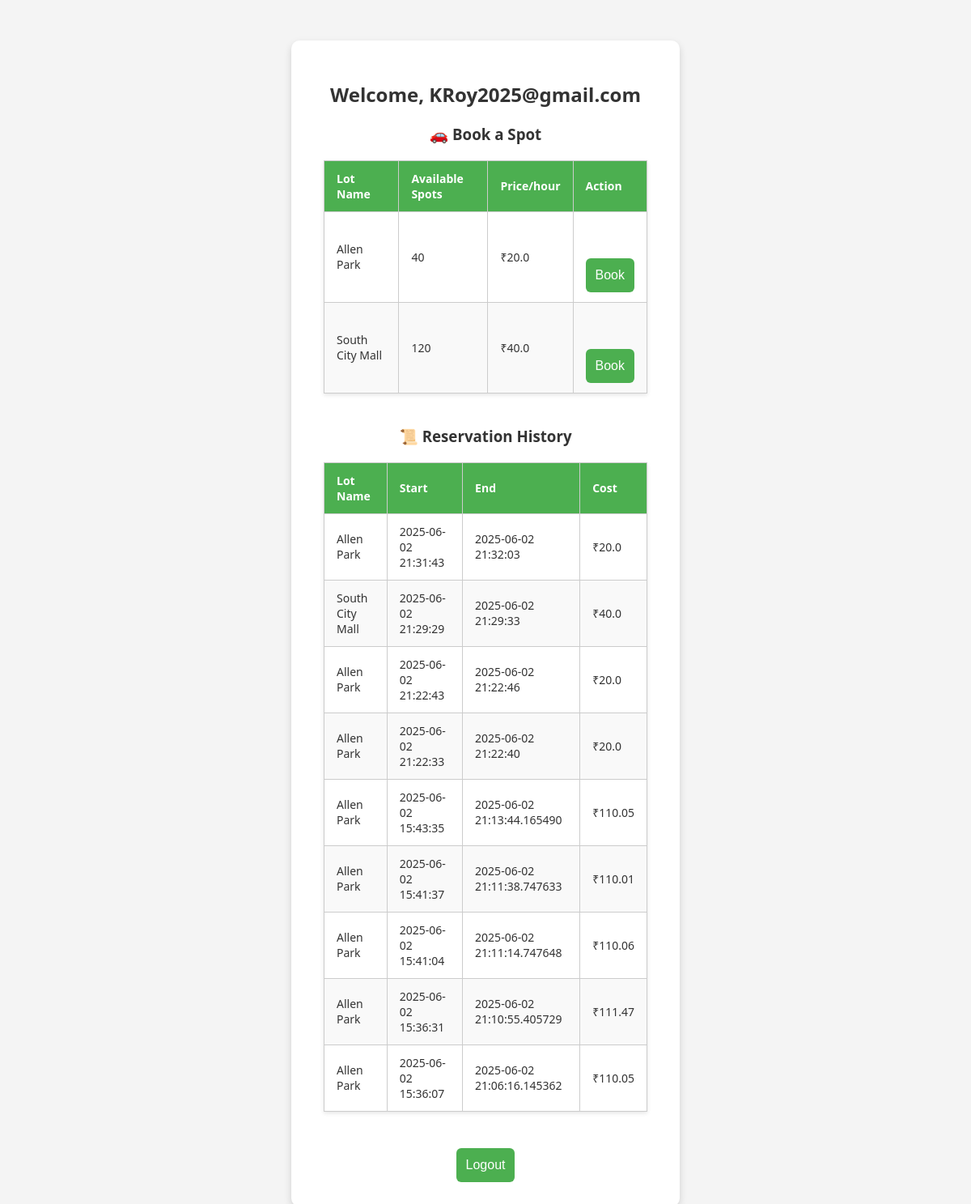
Screenshot of /user/dashboard (signed in) with the database file from the repository.
### tables this page shows
CREATE TABLE Parking_lot (
    id INTEGER PRIMARY KEY AUTOINCREMENT,
    name TEXT NOT NULL,
    price_per_hour REAL NOT NULL,
    address TEXT,
    pin_code TEXT,
    max_spots INTEGER NOT NULL,
    created_at TIMESTAMP DEFAULT CURRENT_TIMESTAMP
);

CREATE TABLE Reservation (
    id INTEGER PRIMARY KEY AUTOINCREMENT,
    spot_id INTEGER NOT NULL,
    user_id INTEGER NOT NULL,
    parking_timestamp TIMESTAMP DEFAULT CURRENT_TIMESTAMP,
    leaving_timestamp TIMESTAMP,
    parking_cost REAL,
    FOREIGN KEY (spot_id) REFERENCES Parking_spot(id),
    FOREIGN KEY (user_id) REFERENCES Users(id)
);

### app.py (the view)
@app.route('/user/dashboard')
def user_dashboard():
    if session.get('role') != 'user':
        return redirect('/login')
    user_id = session.get('user_id')
    conn = get_db_connection()
    reservation = conn.execute('''
        SELECT R.*, P.lot_id, L.name AS lot_name
        FROM Reservation R
        JOIN Parking_spot P ON R.spot_id = P.id
        JOIN Parking_lot L ON P.lot_id = L.id
        WHERE R.user_id = ? AND R.leaving_timestamp IS NULL
    ''', (user_id,)).fetchone()
    lots = conn.execute('SELECT * FROM parking_lot').fetchall()
    spot_availability = {}
    for lot in lots:
        available = conn.execute('''
            SELECT COUNT(*) FROM parking_spot
            WHERE lot_id = ? AND status = 'A'
        ''', (lot['id'],)).fetchone()[0]
        spot_availability[lot['id']] = available
    history = conn.execute('''
        SELECT R.*, P.lot_id, L.name AS lot_name
        FROM Reservation R
        JOIN Parking_spot P ON R.spot_id = P.id
        JOIN Parking_lot L ON P.lot_id = L.id
        WHERE R.user_id = ? AND R.leaving_timestamp IS NOT NULL
        ORDER BY R.parking_timestamp DESC
    ''', (user_id,)).fetchall()
    conn.close()
    return render_template('user_dashboard.html',
                           username=session.get('username'),
                           lots=lots,
                           spot_availability=spot_availability,
                           reservation=reservation,
                           history=history)

### app.py (called while the page is built)
def get_db_connection():
    conn = sqlite3.connect('database/parking.db')
    conn.row_factory = sqlite3.Row
    return conn

### templates/user_dashboard.html (shortened to what this page needs)
<!DOCTYPE html>
<html>
<head>
    <link rel="stylesheet" href="{{ url_for('static', filename='styles.css') }}">
</head>
<body>
<div class="container">
    <h2>Welcome, {{ username }}</h2>
    {% if reservation %}
        <h3>🔒 Active Reservation</h3>
        <p><strong>Lot:</strong> {{ reservation['lot_name'] }}</p>
        <p><strong>Spot ID:</strong> {{ reservation['spot_id'] }}</p>
        <p><strong>Start Time:</strong> {{ reservation['parking_timestamp'] or "Not started yet" }}</p>
        <div style="margin-top: 20px;">
            {% if reservation['parking_timestamp'] %}
                <a href="/user/release"><button>Release Spot</button></a>
            {% else %}
                <a href="/user/occupy"><button>Mark as Occupied</button></a>
            {% endif %}
        </div>
    {% else %}
        <h3>🚗 Book a Spot</h3>
        <table class="data-table">
            <thead>
                <tr>
                    <th>Lot Name</th>
                    <th>Available Spots</th>
                    <th>Price/hour</th>
                    <th>Action</th>
                </tr>
            </thead>
            <tbody>
                {% for lot in lots %}
                <tr>
                    <td>{{ lot['name'] }}</td>
                    <td>{{ spot_availability[lot['id']] }}</td>
                    <td>₹{{ lot['price_per_hour'] }}</td>
                    <td>
                        {% if spot_availability[lot['id']] > 0 %}
                        <a href="{{ url_for('reserve_spot', lot_id=lot['id']) }}"><button>Book</button></a>
                        {% else %}
                        <span>Unavailable</span>
                        {% endif %}
                    </td>
                </tr>
                {% endfor %}
            </tbody>
        </table>
    {% endif %}
    <h3 style="margin-top: 40px;">📜 Reservation History</h3>
    {% if history %}
    <table class="data-table">
        <thead>
            <tr>
                <th>Lot Name</th>
                <th>Start</th>
                <th>End</th>
                <th>Cost</th>
            </tr>
        </thead>
        <tbody>
            {% for row in history %}
            <tr>
                <td>{{ row['lot_name'] }}</td>
                <td>{{ row['parking_timestamp'] }}</td>
                <td>{{ row['leaving_timestamp'] }}</td>
                <td>₹{{ row['parking_cost'] }}</td>
            </tr>
            {% endfor %}
        </tbody>
    </table>
    {% else %}
    <p>No reservation history yet.</p>
    {% endif %}
    <a href="/logout"><button>Logout</button></a>
</div>
</body>
</html>

### static/styles.css (style rules this page uses)
body { background-color: #f4f4f4; font-family: 'Segoe UI', Arial, sans-serif; margin: 0; padding: 20px; color: #333; }
.container, .form-container { background-color: #fff; padding: 30px 40px; border-radius: 10px; box-shadow: 0 4px 10px rgba(0, 0, 0, 0.15); width: 100%; max-width: 400px; margin: 30px auto; text-align: center; }
h1, h2 { margin-bottom: 20px; color: #333; }
button { width: 100%; padding: 12px; background-color: #4CAF50; border: none; color: white; font-size: 16px; border-radius: 6px; cursor: pointer; margin-top: 25px; transition: background 0.3s; }
a { color: #4CAF50; text-decoration: none; margin-top: 20px; display: inline-block; }
table.data-table { width: 100%; border-collapse: collapse; margin-top: 20px; background: white; box-shadow: 0 2px 5px rgba(0,0,0,0.1); }
th, td { border: 1px solid #ccc; padding: 12px 15px; text-align: left; font-size: 14px; vertical-align: middle; }
th { background-color: #4CAF50; color: white; font-weight: 600; }
tbody tr:nth-child(even) { background-color: #f9f9f9; }

### rows the page displays
Parking_lot: name "Allen Park", max_spots "40", price_per_hour "20.0"
Parking_lot: name "South City Mall", max_spots "120", price_per_hour "40.0"
Reservation: lot_name "Allen Park", parking_timestamp "2025-06-02 21:31:43", leaving_timestamp "2025-06-02 21:32:03", parking_cost "20.0"
Reservation: lot_name "South City Mall", parking_timestamp "2025-06-02 21:29:29", leaving_timestamp "2025-06-02 21:29:33", parking_cost "40.0"
Reservation: lot_name "Allen Park", parking_timestamp "2025-06-02 21:22:43", leaving_timestamp "2025-06-02 21:22:46", parking_cost "20.0"
Reservation: lot_name "Allen Park", parking_timestamp "2025-06-02 21:22:33", leaving_timestamp "2025-06-02 21:22:40", parking_cost "20.0"
Reservation: lot_name "Allen Park", parking_timestamp "2025-06-02 15:43:35", leaving_timestamp "2025-06-02 21:13:44.165490", parking_cost "110.05"
Reservation: lot_name "Allen Park", parking_timestamp "2025-06-02 15:41:37", leaving_timestamp "2025-06-02 21:11:38.747633", parking_cost "110.01"
Reservation: lot_name "Allen Park", parking_timestamp "2025-06-02 15:41:04", leaving_timestamp "2025-06-02 21:11:14.747648", parking_cost "110.06"
Reservation: lot_name "Allen Park", parking_timestamp "2025-06-02 15:36:31", leaving_timestamp "2025-06-02 21:10:55.405729", parking_cost "111.47"
Reservation: lot_name "Allen Park", parking_timestamp "2025-06-02 15:36:07", leaving_timestamp "2025-06-02 21:06:16.145362", parking_cost "110.05"

### other values shown
{{ username }} "KRoy2025@gmail.com"
